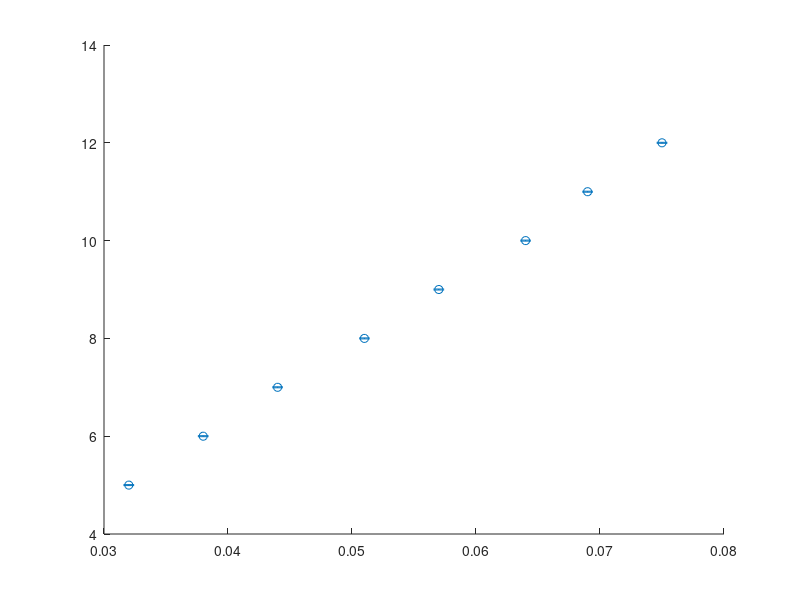

Here is the MATLAB script that generated this plot: (Note: this script raises an error after producing the figure.)
V=[5 6 7 8 9 10 11 12];
I = [0.032 0.038 0.044 0.051 0.057 0.064 0.069 0.075];
sigmaV = 0.01;
% --- Make column vectors and weights ---
I = I(:); V = V(:);
sigmaV = sigmaV * ones(size(V));      % n×1
w = 1./(sigmaV.^2);                   % n×1

% ===== MODEL 1: V = m I (through origin) =====
m = (I'*(w.*V)) / (I'*(w.*I));        % weighted slope
Vhat = m*I; res = V - Vhat;

chi2 = sum((res./sigmaV).^2);
n = numel(V); p = 1; dof = n - p;
redchi2 = chi2/dof;  pval = 1 - chi2cdf(chi2,dof);

fprintf('V = mI:  m = %.6g ohms\n', m);
fprintf('chi2 = %.3f, dof = %d, red chi2 = %.3f, p = %.3f\n', chi2, dof, redchi2, pval);

% Plot
figure; errorbar(I,V,sigmaV,'o','LineStyle','none'); hold on; plot(I,Vhat,'-');
xlabel('I (A)'); ylabel('V (V)'); title('V = mI'); grid on; legend('data (±0.01 V)','fit');